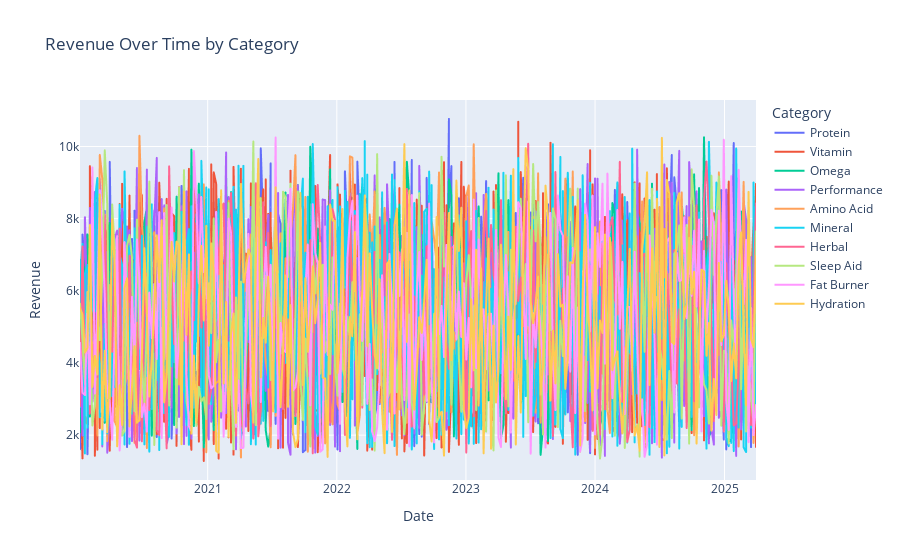

Source (notebook cell):
### Code cell
fig = px.line(df, x="Date", y="Revenue", color="Category", title='Revenue Over Time by Category')
fig.show()

### Figure 1 — Plotly figure (JSON) as saved in the notebook; plotly's stock layout.template omitted (floating-point values rounded to 4 significant figures; data arrays with more than 128 entries replaced by an {"elided": "..."} marker saying what was removed)
{"data": [{"hovertemplate": "Category=Protein<br>Date=%{x}<br>Revenue=%{y}<extra></extra>", "legendgroup": "Protein", "line": {"color": "#636efa", "dash": "solid"}, "marker": {"symbol": "circle"}, "mode": "lines", "name": "Protein", "showlegend": true, "type": "scattergl", "x": {"elided": "548 str values"}, "xaxis": "x", "y": {"elided": "548 float values"}, "yaxis": "y"}, {"hovertemplate": "Category=Vitamin<br>Date=%{x}<br>Revenue=%{y}<extra></extra>", "legendgroup": "Vitamin", "line": {"color": "#EF553B", "dash": "solid"}, "marker": {"symbol": "circle"}, "mode": "lines", "name": "Vitamin", "showlegend": true, "type": "scattergl", "x": {"elided": "822 str values"}, "xaxis": "x", "y": {"elided": "822 float values"}, "yaxis": "y"}, {"hovertemplate": "Category=Omega<br>Date=%{x}<br>Revenue=%{y}<extra></extra>", "legendgroup": "Omega", "line": {"color": "#00cc96", "dash": "solid"}, "marker": {"symbol": "circle"}, "mode": "lines", "name": "Omega", "showlegend": true, "type": "scattergl", "x": {"elided": "274 str values"}, "xaxis": "x", "y": {"elided": "274 float values"}, "yaxis": "y"}, {"hovertemplate": "Category=Performance<br>Date=%{x}<br>Revenue=%{y}<extra></extra>", "legendgroup": "Performance", "line": {"color": "#ab63fa", "dash": "solid"}, "marker": {"symbol": "circle"}, "mode": "lines", "name": "Performance", "showlegend": true, "type": "scattergl", "x": {"elided": "548 str values"}, "xaxis": "x", "y": {"elided": "548 float values"}, "yaxis": "y"}, {"hovertemplate": "Category=Amino Acid<br>Date=%{x}<br>Revenue=%{y}<extra></extra>", "legendgroup": "Amino Acid", "line": {"color": "#FFA15A", "dash": "solid"}, "marker": {"symbol": "circle"}, "mode": "lines", "name": "Amino Acid", "showlegend": true, "type": "scattergl", "x": {"elided": "274 str values"}, "xaxis": "x", "y": {"elided": "274 float values"}, "yaxis": "y"}, {"hovertemplate": "Category=Mineral<br>Date=%{x}<br>Revenue=%{y}<extra></extra>", "legendgroup": "Mineral", "line": {"color": "#19d3f3", "dash": "solid"}, "marker": {"symbol": "circle"}, "mode": "lines", "name": "Mineral", "showlegend": true, "type": "scattergl", "x": {"elided": "822 str values"}, "xaxis": "x", "y": {"elided": "822 float values"}, "yaxis": "y"}, {"hovertemplate": "Category=Herbal<br>Date=%{x}<br>Revenue=%{y}<extra></extra>", "legendgroup": "Herbal", "line": {"color": "#FF6692", "dash": "solid"}, "marker": {"symbol": "circle"}, "mode": "lines", "name": "Herbal", "showlegend": true, "type": "scattergl", "x": {"elided": "274 str values"}, "xaxis": "x", "y": {"elided": "274 float values"}, "yaxis": "y"}, {"hovertemplate": "Category=Sleep Aid<br>Date=%{x}<br>Revenue=%{y}<extra></extra>", "legendgroup": "Sleep Aid", "line": {"color": "#B6E880", "dash": "solid"}, "marker": {"symbol": "circle"}, "mode": "lines", "name": "Sleep Aid", "showlegend": true, "type": "scattergl", "x": {"elided": "274 str values"}, "xaxis": "x", "y": {"elided": "274 float values"}, "yaxis": "y"}, {"hovertemplate": "Category=Fat Burner<br>Date=%{x}<br>Revenue=%{y}<extra></extra>", "legendgroup": "Fat Burner", "line": {"color": "#FF97FF", "dash": "solid"}, "marker": {"symbol": "circle"}, "mode": "lines", "name": "Fat Burner", "showlegend": true, "type": "scattergl", "x": {"elided": "274 str values"}, "xaxis": "x", "y": {"elided": "274 float values"}, "yaxis": "y"}, {"hovertemplate": "Category=Hydration<br>Date=%{x}<br>Revenue=%{y}<extra></extra>", "legendgroup": "Hydration", "line": {"color": "#FECB52", "dash": "solid"}, "marker": {"symbol": "circle"}, "mode": "lines", "name": "Hydration", "showlegend": true, "type": "scattergl", "x": {"elided": "274 str values"}, "xaxis": "x", "y": {"elided": "274 float values"}, "yaxis": "y"}], "layout": {"legend": {"title": {"text": "Category"}, "tracegroupgap": 0}, "title": {"text": "Revenue Over Time by Category"}, "xaxis": {"anchor": "y", "domain": [0, 1], "title": {"text": "Date"}}, "yaxis": {"anchor": "x", "domain": [0, 1], "title": {"text": "Revenue"}}}}
